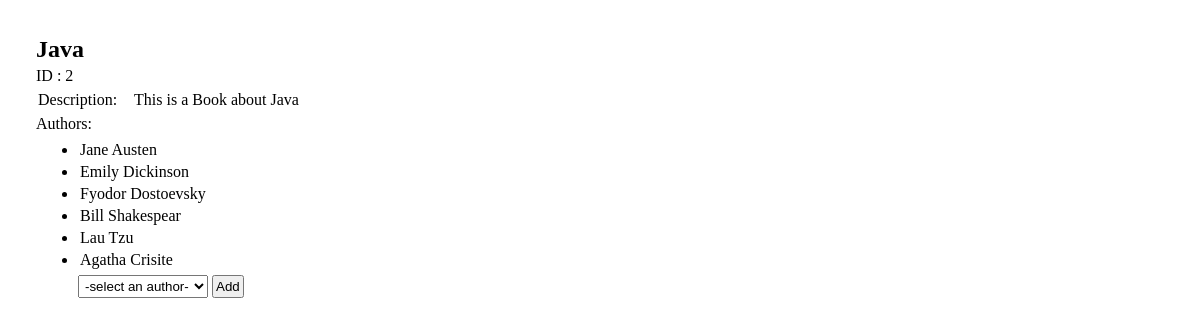
The page /books/2 on the database its author committed.
### books_authors_app/models.py (models this page shows, shortened)
class Book(models.Model):
    title = models.CharField(max_length=255)
    desc = models.TextField()
    created_at = models.DateTimeField(auto_now_add=True)
    updated_at = models.DateTimeField(auto_now=True)

class Authors(models.Model):
    first_name = models.CharField(max_length=45)
    last_name = models.CharField(max_length=45)
    notes = models.TextField()
    created_at = models.DateTimeField(auto_now_add=True)
    updated_at = models.DateTimeField(auto_now=True)
    books = models.ManyToManyField(Book, related_name="authors")

### books_authors_app/views.py (the view)
# urls.py: path('books/<int:id>', views.bookinfo),
def bookinfo(request, id):
    try:
        book = models.getbyid_book(int(id))
        authors = models.get_allauthors(book)
        allauthors = models.getauthors_not_associated(int(id))
    except Exception as e:
        print("Error Reading from database",e)
        return HttpResponse("Internal Error")
    context = {
        'id': book.id,
        'title': book.title,
        'desc': book.desc,
        'authors': authors,
        'allauthors': allauthors
    }
    return render(request, "bookinfo.html", context)

### books_authors_app/models.py (called while the page is built)
def getbyid_book(id):
    return Book.objects.get(id=id)

def get_allauthors(book):
    return book.authors.all()

def getauthors_not_associated(id):
    book = Book.objects.get(id=id)
    return Authors.objects.exclude(id__in=book.authors.all())

### books_authors_app/templates/bookinfo.html (shortened to what this page needs)
<!DOCTYPE html>
<html lang="en">
<head>
    {% load static %}
    <link rel="stylesheet" href="{% static 'css/info.css' %}">
</head>
<body>
<div class=container>
    <h2>{{title}}</h2>
    <p>ID : {{id}}</p>
    <div class="tag_text">
        <p class="tag">Description:</p>
        <p class="description">{{desc}}</p>
    </div>
    <p>Authors:</p>
    <div style="margin-left: 40px">
        <ul>
            {% if authors|length > 0 %}
            {% for author in authors %}
            <li>{{author.first_name}} {{author.last_name}}</li>
            {% endfor %}
            {% else %}
            <li>None</li>
            {% endif %}
        </ul>
        <form action="/books/addauthor" method="post">
            <select name="select" required>
                <option selected value="">-select an author-</option>
            </select>
            <input type="submit" value="Add">
        </form>
    </div>
</div>
</body>
</html>

### books_authors_app/static/css/info.css (style rules this page uses)
* { padding: 2px; margin: 0; }
.container { padding: 30px; }
.tag_text { display: flex; }
.description { width: 400px; }
.tag { padding-right: 15px; }

### rows shown on the page
Book: title "Java", desc "This is a Book about Java"
Authors: first_name "Jane", last_name "Austen"
Authors: first_name "Emily", last_name "Dickinson"
Authors: first_name "Fyodor", last_name "Dostoevsky"
Authors: first_name "Bill", last_name "Shakespear"
Authors: first_name "Lau", last_name "Tzu"
Authors: first_name "Agatha", last_name "Crisite"

### other values the page prints
{{ id }} "2"
